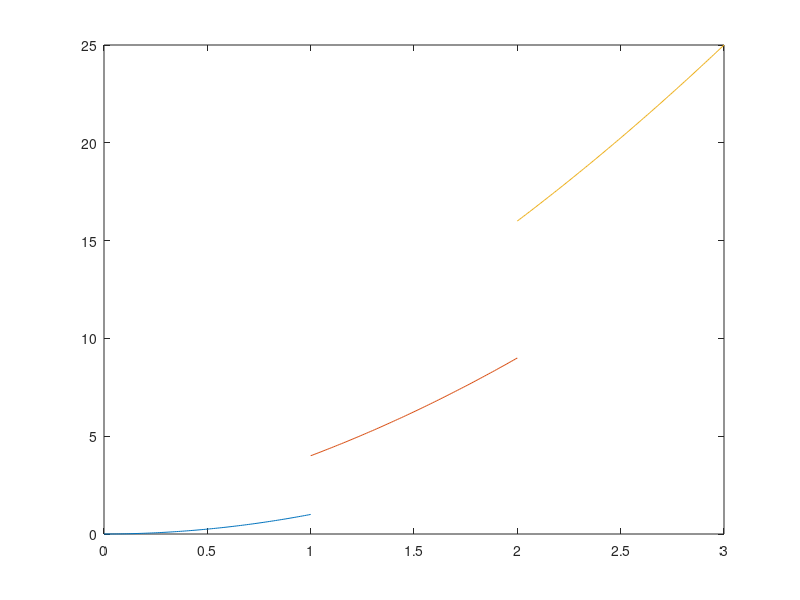

Here is the MATLAB script that generated this plot:
%Funkcje sklejane
x=[0 1 2 3];
y=[0 1 4 9];
s=spline(x,y);
for i=1:s.pieces
xx(:,i)=s.breaks(i):0.01:s.breaks(i+1);
yy(:,i)=polyval(s.coefs(i,:),xx(:,i));
end
plot(xx,yy);